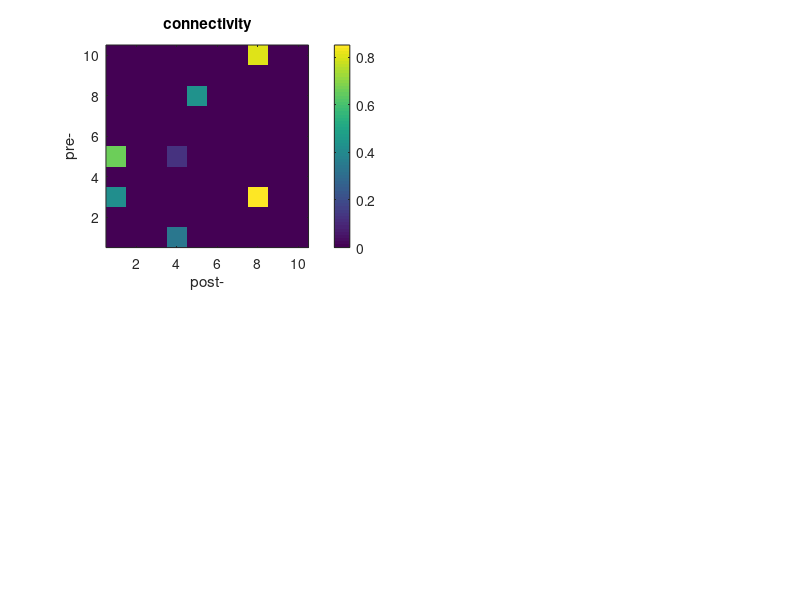

Source code (MATLAB): (Note: this script raises an error after producing the figure.)
% simulation.m
% simulation of networks
% Written by Harang Ju. January 29, 2018.

%% Parameters
N = 1e1; %1e3; % number of nodes
frac_conn = 1e-1; %6e-4; % fraction connectivity
step_size = 1; % time, unitless
t_final = 1e3;
activity = 1e-3;
fire_threshold = 1;

%% Initialize
X = zeros(N,1); % system state, [N X 1]
A = rand(N) < frac_conn; % system connectivity, [pre X post]
A = A & ~diag(ones(N,1)); % prevent recursive connectivity
A = A .* rand(N);
B = ones(N,1); % system input connectivity, [N X 1]
u = zeros(N,1); % system input, [N X 1]

%% Simulation
X_t = zeros(N,t_final/step_size);
u_t = zeros(size(X_t));
for t = 1 : t_final/step_size
    u = rand(N,1) < activity;
    u_t(:,t) = u;
    X = A' * X + B .* u;
    X_t(:,t) = X;
end

clear t

%% Plot
clf

subplot(2,2,1);
imagesc(A); title('connectivity')
set(gca,'YDir','normal')
xlabel('post-'); ylabel('pre-')
colorbar; axis square; prettify

x = (1:t_final/step_size) * step_size;
subplot(2,2,2); hold on
for i = 1 : N
    on = u_t(i,:) > 0;
    if max(on) == 0
        plot(0); continue
    end
    plot(x(on), i*on(on), '.', 'MarkerSize', 5)
end
title('inputs')
axis([0 t_final 0 N+0.5]); axis square
xlabel('trial'); ylabel('neuron');
hold off; prettify

subplot(2,2,3)
if N <= 50
    plot_network(A)
else%if false
    sizes = avalanche_size(A, B);
    [n_sizes, edges] = histcounts(sizes, N/1e2);
    bar(edges(2:end), n_sizes)
    xlabel('avalanche size'); ylabel('number of avalanches')
    axis square; prettify
end

subplot(2,2,4); hold on
for i = 1 : N
    on = X_t(i,:) >= fire_threshold;
    if max(on) == 0
        plot(0); continue
    end
    on_u = u_t(i,:) > 0;
    plot(x(on), i*on(on), '.', 'MarkerSize', 5)
end
title('activity raster')
axis([0 t_final 0 N+0.5]); axis square
xlabel('trial'); ylabel('neuron');
hold off; prettify

clear x i on
